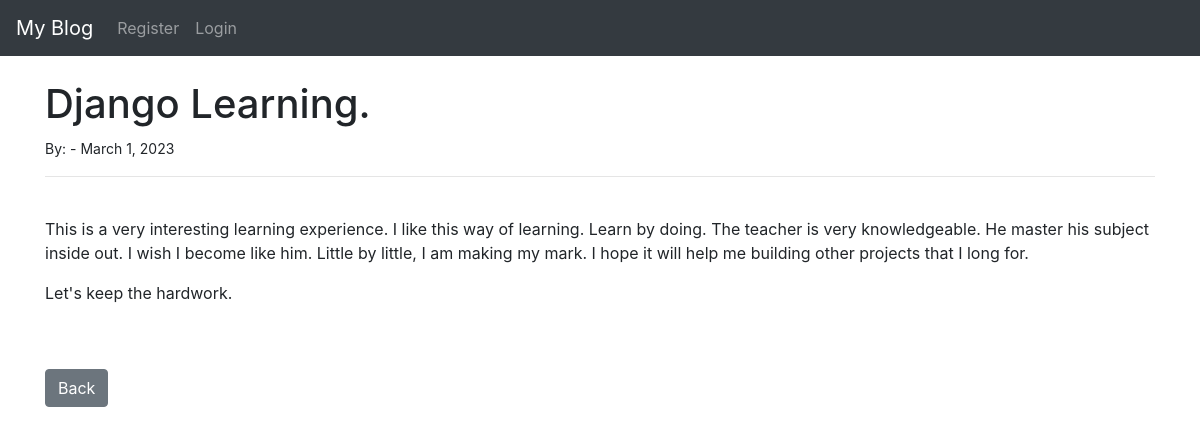
Screenshot of /article/8 with the database file from the repository.
### sakurablog/models.py (models this page shows, shortened)
class Post(models.Model):
    title = models.CharField(max_length=255)
    title_tag = models.CharField(max_length=255)
    author = models.ForeignKey(User,on_delete=models.CASCADE)
    body = models.TextField()
    post_date = models.DateField(auto_now_add=True)
    category = models.CharField(max_length=255, default='coding')

### sakurablog/views.py (the view)
# urls.py: path('article/<int:pk>',ArticleDetailView.as_view(), name='article-detail'),
class ArticleDetailView(DetailView):
    model = Post
    template_name = 'article_details.html'

### sakurablog/templates/article_details.html (shortened to what this page needs)
  {% extends 'base.html' %}
 {% block content %}
<h1> {{ post.title }}</h1>
<small>By: {{post.author.first_name }} {{ post.author.last_name}} - {{ post.post_date }}
</small><br/>
<hr>
<br/>
{{ post.body|safe }}
<br/><br/>
<a href="{% url 'home'%}" class="btn btn-secondary">Back</a>
  {% endblock %}

### rows the page displays
Post: title "Django Learning.", post_date "March 1, 2023", body "This is a very interesting learning experience. I like this way of learning. Learn by doing. The teacher is very knowledgeable. He master his subject inside out. I wish I become like him. Little by little, I am making my mark. I hope it will help me building other projects that I long for. Let's keep the hardwork."
